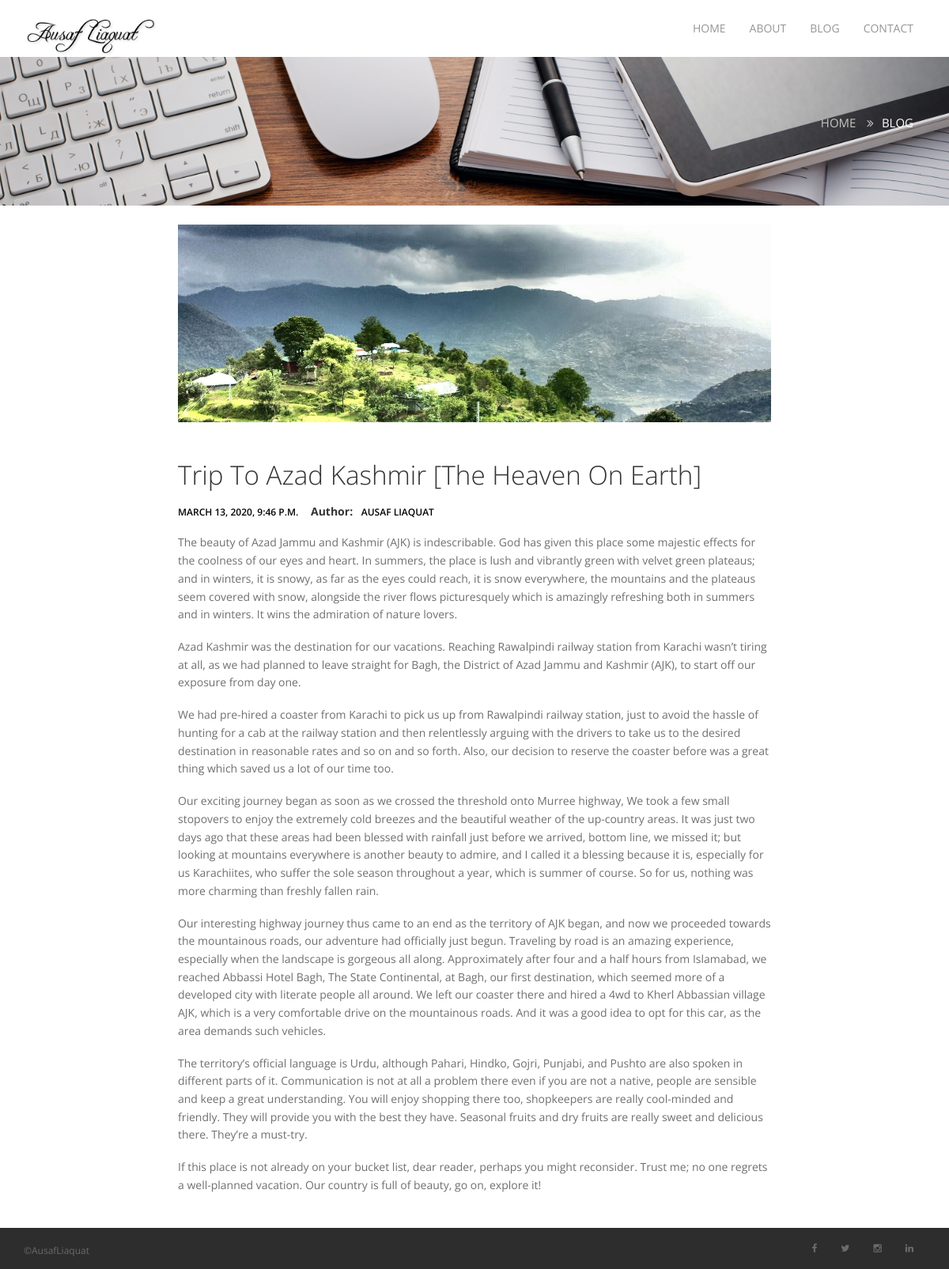
The app's page /blogs/ with its own data.
### personalapp/models.py (models this page shows, shortened)
class posts(models.Model):
    title = models.CharField(max_length=200)
    description = models.TextField()
    author = models.CharField(max_length=100, default='Ausaf Liaquat')
    image = models.ImageField(upload_to='mywebapp/img/')
    date = models.DateTimeField(null=True, blank=True)

### personalapp/views.py (the view)
# urls.py: path('blogs/',views.blogs, name='blogs'),
def blogs(request):
    b = posts.objects.all()
    return render(request,'blogs.html',{'b':b})

### personalapp/templates/blogs.html
{% extends 'base.html' %}
{% block content %}
            <header class="page-head-blog">
                <div class="header-wrapper">
                    <div class="container">
                        <div class="row">
                            <div class="col-md-12">
                                <ol class="breadcrumb">
                                    <li><a href="{% url 'home' %}">home</a></li>
                                    <li class="active">blog</li>
                                </ol>
                            </div>
                        </div>
                    </div>
                </div>
            </header>
            <section class="blog-content">
                <div class="container">
                    <div class="row">
                        <main class="col-md-8 col-md-offset-2" style="display: block;">
                            {% for i in b %}
                            <article>
                                <img class="img-responsive center-block" src="{{ i.image.url}}" alt="empty">
                                <div class="blog-heading">
                                    <h2 class="text-capitalize">{{ i.title }}</h2>
                                    <span class="date" style="color: #000000;">{{ i.date }}</span>
                                    <strong>Author:</strong>
                                                            <span class="author-name text-uppercase" style="color: #000000;">{{ i.author }}</span>
                                </div>
                                <p >
                                    {{ i.description|linebreaks }}
                                </p>
                                {% endfor %}
                            </article>
                        </main>
                    </div>
                </div>
            </section>
{% endblock content %}

### personalapp/templates/base.html (shortened to what this page needs)
{% load static %}
<!DOCTYPE html>
<html class="no-js">
    <head>
        <link rel="stylesheet" href="{%static 'assets/css/bootstrap.min.css' %}">
        <link rel="stylesheet" href="{%static 'assets/css/font-awesome.min.css' %}">
        <link rel="stylesheet" href="{%static 'assets/css/animate.css' %}">
        <link rel="stylesheet" href="{%static 'assets/css/owl.carousel.css' %}">
        <link rel="stylesheet" href="{%static 'assets/css/owl.theme.css' %}">
        <link rel="stylesheet" href="{%static 'assets/css/style1.css' %}">
    </head>
    <body>
    <div id="home-page">
            <nav id="mainNavigation" class="navbar navbar-dafault main-navigation" role="navigation">
                <div class="container">
                    <div class="navbar-header">
                        <div class="navbar-brand">
                            <a href="index.html">
                                <img src="{%static 'assets/img/logo1.png' %}" class="img-responsive center-block" alt="logo" height="12" width="170">
                            </a>
                        </div>
                    </div>
                    <div class="collapse navbar-collapse" id="main-nav-collapse">
                        <ul class="nav navbar-nav navbar-right text-uppercase">
                            <li>
                                <a href="{% url 'home' %}"><span>home</span></a>
                            </li>
                            <li>
                                <a href="{% url 'about' %}"><span>about</span></a>
                            </li>
                            <li>
                                <a href="{% url 'blogs' %}"><span>blog</span></a>
                            </li>
                            <li>
                                <a href="{% url 'contact' %}"><span>contact</span></a>
                            </li>
                        </ul>
                    </div>
                </div>
            </nav>
{% block content %}
{% endblock content %}
            <nav class="navbar footer-nav" role="navigation">
                <div class="container">
                    <div class="navbar-header">
                        <div class="navbar-brand">
                            <a href="index.html">
                                &copy;AusafLiaquat
                            </a>
                        </div>
                    </div>
                    <div class="collapse navbar-collapse" id="main-nav-collapse">
                        <ul class="nav navbar-nav navbar-right text-capitalize">
                            <li><a href="#Facebook">
                                <span><i class="fa fa-facebook"></i></span>
                            </a></li>
                            <li><a href="#Twitter">
                                <span><i class="fa fa-twitter"></i></span>
                            </a></li>
                            <li><a href="#Instagram">
                                <span><i class="fa fa-instagram"></i></span>
                            </a></li>
                            <li><a href="#Linkedin">
                                <span><i class="fa fa-linkedin"></i></span>
                            </a></li>
                        </ul>
                    </div>
                </div>
            </nav>
        </div>
</body>
</html>

### personalapp/static/assets/css/style1.css (style rules this page uses)
body { background-color: white; font-family: 'Open Sans', sans-serif;; font-weight: 400; line-height: 1.45; color: #333; }
html { font-size: 0.813em; }
#mainNavigation { margin-bottom: 0px; background-color: #fff; }
#mainNavigation .navbar-nav li a { color: #969595; padding: 25px 15px; }
h1, h2, h3, h4 { margin: 1.414em 0 0.5em; font-weight: inherit; line-height: 1.2; }
h2 { font-size: 2.369em; font-weight: 300; }
a { color: #000; }
.breadcrumb { background-color: transparent; font-size: 15px; float: right; text-transform: uppercase; }
.breadcrumb a { color: #C7C4C0; }
.breadcrumb>.active { color: #fff; }
.breadcrumb>li+li:before { padding: 0 10px; color: #C7C4C0; font-family: 'FontAwesome'; content: "\f101"; }
li { list-style: none; }
.footer-nav { background-color: #2d2d2d; border-radius: 0px; margin-bottom: 0px; }
.footer-nav li a { color: #6b6b6b; font-size: 12px; }
.footer-nav .navbar-brand a { font-size: 12px; color: #6b6b6b; }
section { padding: 1.7129em 0; }
.blog-heading { margin-bottom: 15px; }
.blog-heading span { color: #000000; font-size: 12px; font-weight: 600; text-transform: uppercase; }
.blog-heading span.date { margin-right: 12px; }
.author-name { color: #000000; font-size: 12px; font-weight: 600; margin-left: 7px; }

### records on screen
posts: image (picture), title "Trip To Azad Kashmir [The Heaven On Earth]", date "MARCH 13, 2020, 9:46 P.M.", author "AUSAF LIAQUAT", description "The beauty of Azad Jammu and Kashmir (AJK) is indescribable. God has given this place some majestic effects for the coolness of our eyes and heart. In summers, the place is lush and vibrantly green with velvet green plateaus; and in winters, it is snowy, as far as the eyes could reach, it is snow everywhere, the mountains and the plateaus seem covered with snow, alongside the river flows picturesquely which is amazingly refreshing both in summers and in winters. It wins the admiration of nature lovers. Azad Kashmir was the destination for our vacations. Reaching Rawalpindi railway station from Karachi wasn’t tiring at all, as we had planned to leave straight for Bagh, the District of Azad…"
